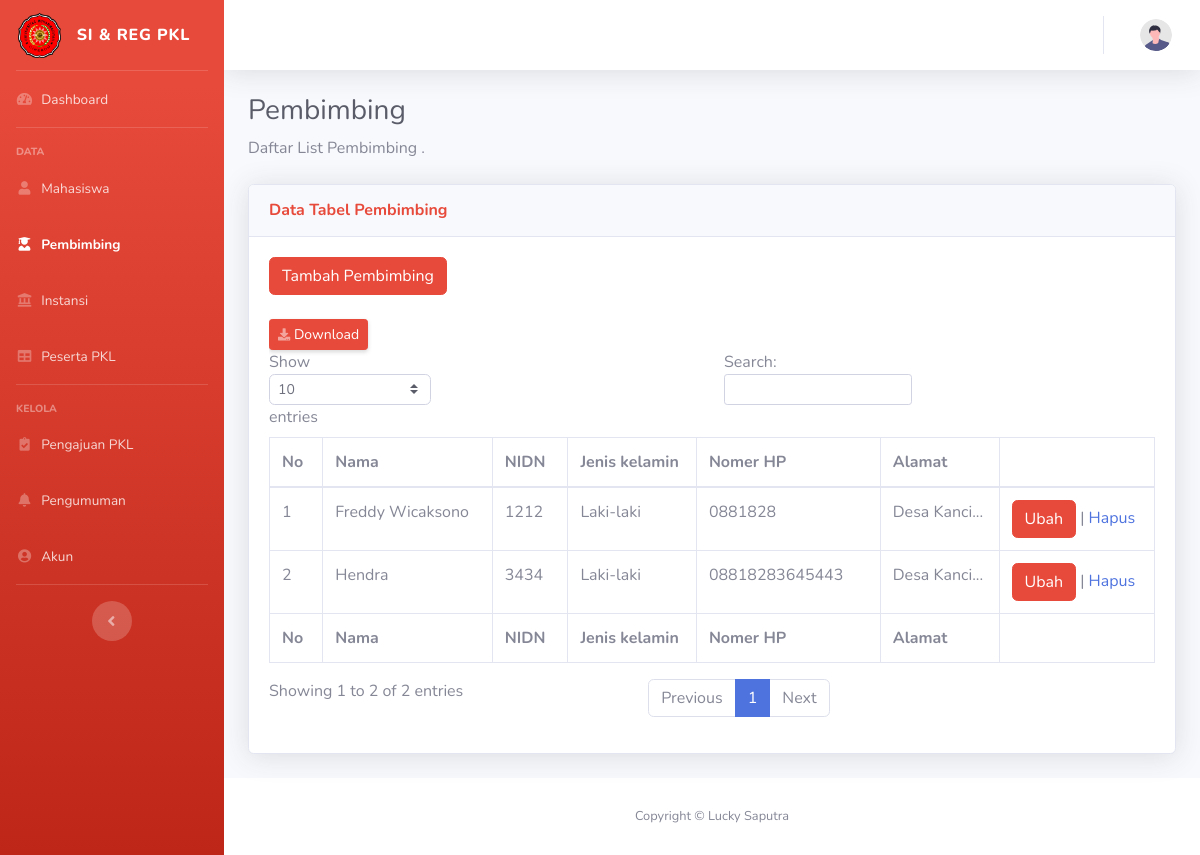
/admin/pembimbing.php, run on the app's committed database.
### tables this page shows
CREATE TABLE `pembimbing` (
  `id_pem` int(11) NOT NULL,
  `nidn` varchar(15) NOT NULL,
  `nama_pem` varchar(50) NOT NULL,
  `jk_pem` varchar(20) NOT NULL,
  `nohp_pem` varchar(20) NOT NULL,
  `alamat_pem` varchar(30) NOT NULL
);

### admin/pembimbing.php (the view, shortened to what this page needs)
<?php
  include('../koneksi.php');
  ?>
<!DOCTYPE html>
<html lang="en">
<head>
<link href="vendor/fontawesome-free/css/all.min.css" rel="stylesheet" type="text/css">
<link href="css/sb-admin-2.min.css" rel="stylesheet">
</head>
<body id="page-top">
<div id="wrapper">
    <ul class="navbar-nav bg-gradient-danger  sidebar sidebar-dark accordion" id="accordionSidebar">
        <a class="sidebar-brand d-flex align-items-center justify-content-center" href="dashboard.php">
            <div class="sidebar-brand-icon">
                <img src="../assets/img/faviconumc.png" alt="" width="43" height="45" class="d-inline-block align-text-top">
            </div>
            <div class="sidebar-brand-text mx-3">SI & Reg PKL </div>
        </a>
        <hr class="sidebar-divider my-0">
        <li class="nav-item">
            <a class="nav-link" href="dashboard.php">
                <i class="fas fa-fw fa-tachometer-alt"></i>
                <span>Dashboard</span></a>
        </li>
        <hr class="sidebar-divider">
        <div class="sidebar-heading">
            Data
        </div>
        <li class="nav-item">
            <a class="nav-link" href="mahasiswa.php">
                <i class="fas fa-fw fa-user"></i>
                <span>Mahasiswa</span></a>
        </li>
            <li class="nav-item active">
                <a class="nav-link" href="pembimbing.php">
                    <i class="fas fa-fw fa-user-graduate"></i>
                    <span>Pembimbing</span></a>
            </li>
            <li class="nav-item">
                <a class="nav-link" href="instansi.php">
                    <i class="fas fa-fw fa-landmark"></i>
                    <span>Instansi</span></a>
            </li>
        <li class="nav-item ">
                    <a class="nav-link" href="data_peserta.php">
                        <i class="fas fa-fw fa-table"></i>
                        <span>Peserta PKL</span></a>
                </li>
        <hr class="sidebar-divider">
        <div class="sidebar-heading">
            Kelola
        </div>
            <li class="nav-item">
                    <a class="nav-link" href="daftar.php">
                        <i class="fas fa-fw fa-clipboard-check"></i>
                        <span>Pengajuan PKL</span></a>
                </li>
                <li class="nav-item">
                    <a class="nav-link" href="pengumuman.php">
                        <i class="fas fa-fw fa-bell"></i>
                        <span>Pengumuman</span></a>
                </li>
                <li class="nav-item">
                    <a class="nav-link" href="users.php">
                        <i class="fas fa-fw fa-user-circle"></i>
                        <span>Akun</span></a>
                </li>
        <hr class="sidebar-divider d-none d-md-block">
        <div class="text-center d-none d-md-inline">
            <button class="rounded-circle border-0" id="sidebarToggle"></button>
        </div>
    </ul>
        <div id="content-wrapper" class="d-flex flex-column">
            <div id="content">
                <nav class="navbar navbar-expand navbar-light bg-white topbar mb-4 static-top shadow">
                    <ul class="navbar-nav ml-auto">
                        <li class="nav-item dropdown no-arrow">
                            <a class="nav-link dropdown-toggle" href="#" id="userDropdown" role="button"
                                data-toggle="dropdown" aria-haspopup="true" aria-expanded="false">
                                <img class="img-profile rounded-circle"
                                    src="img/undraw_profile.svg">
                            </a>
                        </li>
                    </ul>
                </nav>
                <div class="container-fluid">
                    <h1 class="h3 mb-2 text-gray-800">Pembimbing</h1>
                    <p class="mb-4">Daftar List Pembimbing .</p>
                    <div class="card shadow mb-4">
                        <div class="card-header py-3">
                            <h6 class="m-0 font-weight-bold text-danger">Data Tabel Pembimbing</h6>
                        </div>
                        <div class="card-body">
                            <div class="table-responsive">
                                <table class="table table-bordered" id="dataTable" width="100%" cellspacing="0">
<div class="d-sm-flex align-items-center justify-content-between mb-4">
<button type="button" class="btn btn-danger" data-toggle="modal" data-target="#exampleModal">
  Tambah Pembimbing
</button>
                    </div>
                    <a href="export_pem.php" class="d-sm-inline-block btn btn-sm btn-danger shadow-sm"><i
                        class="fas fa-download fa-sm text-white-50"></i> Download</a>
                                    <thead>
                                        <tr>
                                            <th>No</th>
                                            <th>Nama</th>
                                            <th>NIDN</th>
                                            <th>Jenis kelamin</th>
                                            <th>Nomer HP</th>
                                            <th>Alamat</th>
                                            <th></th>
                                        </tr>
                                    </thead>
                                    <tfoot>
                                        <tr>
                                        <th>No</th>
                                            <th>Nama</th>
                                            <th>NIDN</th>
                                            <th>Jenis kelamin</th>
                                            <th>Nomer HP</th>
                                            <th>Alamat</th>
                                            <th></th>
                                        </tr>
                                    </tfoot>
                                    <tbody>
                                    <?php
                                    $query = "SELECT * FROM pembimbing ORDER BY id_pem ASC";
                                    $result = mysqli_query($kon, $query);
                                    $no = 1;
                                    while($row = mysqli_fetch_assoc($result))
                                    {
                                    ?>
                                    <tr>
                                        <td><?php echo $no; ?></td>
                                        <td><?php echo $row['nama_pem']; ?></td>
                                        <td><?php echo $row['nidn']; ?></td>
                                        <td><?php echo $row['jk_pem']; ?></td>
                                        <td><?php echo $row['nohp_pem']; ?></td>
                                        <td><?php echo substr($row['alamat_pem'], 0, 20); ?>...</td>
                                        <td>
                            <button type="button" class="btn btn-danger" data-toggle="modal" data-target="#exampleModal<?php echo $row['id_pem'];?>">
                            Ubah
                            </button>
                                        |
                                            <a href="pembimbing/hapus_pembimbing.php?id=<?php echo $row['id_pem']; ?>" onclick="return confirm('Anda yakin akan menghapus data ini?')">Hapus</a>
                                        </td>
                                    </tr>
                                    <?php
                                        $no++;
                                    }
                                    ?>
                                    </tbody>
                                </table>
                            </div>
                        </div>
                    </div>
                </div>
            </div>
            <footer class="sticky-footer bg-white">
                <div class="container my-auto">
                    <div class="copyright text-center my-auto">
                        <span>Copyright &copy; Lucky Saputra</span>
                    </div>
                </div>
            </footer>
        </div>
    </div>
</body>
</html>

### data on the page
pembimbing: nama_pem "Freddy Wicaksono", nidn "1212", jk_pem "Laki-laki", nohp_pem "0881828", alamat_pem "Desa Kanci"
pembimbing: nama_pem "Hendra", nidn "3434", jk_pem "Laki-laki", nohp_pem "08818283645443", alamat_pem "Desa Kanci"
